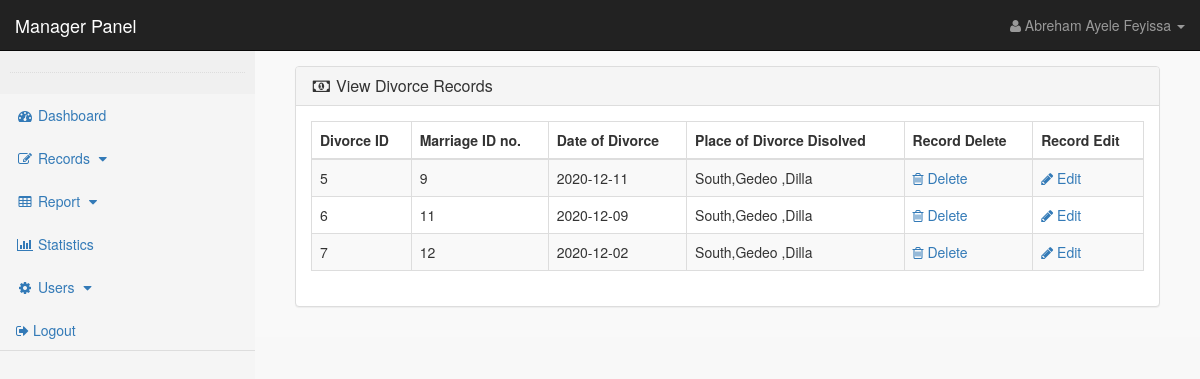
/users/manager.php?view_divorce_records&lang=eng (signed in), run on the app's committed database.
### tables this page shows
CREATE TABLE `user` (
  `user_id` int(10) NOT NULL,
  `user_name` varchar(255) NOT NULL,
  `user_email` varchar(255) NOT NULL,
  `user_pass` varchar(255) NOT NULL,
  `user_image` text NOT NULL,
  `user_address` text NOT NULL,
  `user_bid` int(11) NOT NULL,
  `user_position` text NOT NULL,
  `user_confrim_code` text NOT NULL,
  `user_contact` text NOT NULL,
  `user_job` text NOT NULL,
  `user_manager_id` int(11) NOT NULL,
  `user_role` text NOT NULL,
  `user_about` text NOT NULL
);

CREATE TABLE `divorce_records` (
  `divorce_id` int(10) NOT NULL,
  `mid` int(10) NOT NULL,
  `dod` date NOT NULL,
  `dodr` date NOT NULL,
  `doc` date NOT NULL,
  `registrar_full_name` int(11) NOT NULL,
  `registrar_id` int(10) NOT NULL,
  `d_cause` text NOT NULL,
  `region` varchar(255) NOT NULL,
  `zone` varchar(255) NOT NULL,
  `woreda` varchar(255) NOT NULL
);

### users/view_divorce_records.php (the view, shortened to what this page needs)
<?php
if(!isset($_SESSION['user_email'])){
echo "<script>window.open('login.php','_self')</script>";
}
else {
?>
<div class="row">
<div class="col-lg-12" >
<ol class="breadcrumb" >
<li class="active" >
</li>
</ol>
</div>
</div>
<div class="row" >
<div class="col-lg-12" >
<div class="panel panel-default" >
<div class="panel-heading" >
<h3 class="panel-title" >
<i class="fa fa-money fa-fw" ></i> View Divorce Records
</h3>
</div>
<div class="panel-body" >
<div class="table-responsive" >
<table class="table table-bordered table-hover table-striped" >
<thead>
<tr>
<th>Divorce ID</th>
<th>Marriage ID no.</th>
<th>Date of Divorce</th>
<th>Place of Divorce Disolved</th>
<th>Record Delete</th>
<th>Record Edit</th>
</tr>
</thead>
<tbody>
<?php
$get_record = "select * from divorce_records ";
$run_record = mysqli_query($con,$get_record);
while($row_record=mysqli_fetch_array($run_record)){
    $divorce_id = $row_record['divorce_id'];
    $mid=$row_record['mid'];
    $pdd=$row_record['region'].','.$row_record['zone'].' ,'.$row_record['woreda'];
    $dod=$row_record['dod'];
?>
<tr>
<td><?php echo $divorce_id; ?></td>
<td> <?php echo $mid; ?></td>
<td>
<?php
echo $dod;
?>
</td>
<td> <?php echo $pdd; ?> </td>
<td>
<a href="index.php?delete_divorce_record=<?php echo $divorce_id; ?>">
<i class="fa fa-trash-o"> </i> Delete
</a>
</td>
<td>
<a href="index.php?edit_divorce_record=<?php echo $divorce_id; ?>">
<i class="fa fa-pencil"> </i> Edit
</a>
</td>
</tr>
<?php } ?>
</tbody>
</table>
</div>
</div>
</div>
</div>
</div>
<?php } ?>

### users/includes/manager_sidebar.php (shortened to what this page needs)
<nav class="navbar navbar-inverse  navbar-fixed-top ">
    <div class="navbar-header">
        <a class="navbar-brand" href="manager.php?dashboard">Manager Panel</a>
    </div>
    <ul class="nav navbar-right top-nav" >
        <li class="dropdown">
            <a href="#" class="dropdown-toggle" data-toggle="dropdown">
                <i class="fa fa-user"></i>
                <?php echo $user_name; ?> <b class="caret"></b>
            </a>
        </li>
    </ul>
    <div class="  collapse navbar-collapse navbar-ex1-collapse">
        <div class="nav navbar-nav side-nav " style="background-color: whitesmoke;">
            <div style=" background:#f0f0f0; padding: 10px; ">
                <hr class="dotted short">
            </div>
            <div class="">
            <ul class="nav nav-tabs nav-stacked" style="background: whitesmoke;">
                <li class="<?php if(isset($_GET['dashboard'])){ echo "active"; } ?>">
                    <a href="manager.php?dashboard&lang=eng"> <i class="fa fa-fw fa-dashboard"> </i> Dashboard </a>
                </li>
                <li>
                    <a href="#" data-toggle="collapse" data-target="#records">
                        <i class="fa fa-fw fa-edit"></i> Records
                        <i class="fa fa-fw fa-caret-down"></i>
                    </a>
                </li>
                <li class="<?php if(isset($_GET['user_report'])||isset($_GET['reg_report'])){ echo "active"; } ?>">
                    <a href="#" data-toggle="collapse" data-target="#reports">
                        <i class="fa fa-fw fa-table"></i> Report
                        <i class="fa fa-fw fa-caret-down"></i>
                    </a>
                </li>
                <li>
                <li class="<?php if(isset($_GET['manager_stat'])){ echo "active"; } ?>">
                    <a href="manager.php?manager_stat&lang=eng"><i class="fa fa-fw fa-bar-chart"></i> Statistics </a>
                </li>
                <li>
                    <a href="#" data-toggle="collapse" data-target="#users">
                        <i class="fa fa-fw fa-gear"></i> Users
                        <i class="fa fa-fw fa-caret-down"></i>
                    </a>
                </li>
                <li>
                    <a href="logout.php"> <i class="fa fa-sign-out"></i> Logout </a>
                </li>
            </ul>
            </div>
        </div>
    </div>
</nav>

### users/styles/style.css (style rules this page uses)
body { margin-top: 100px; }
@media (min-width: 768px) { body { margin-top: 50px; } }
.top-nav { padding: 0 15px; }
.top-nav>li { display: inline-block; float: left; }
.top-nav>li>a { padding-top: 15px; padding-bottom: 15px; line-height: 20px; color: #999; }
@media (min-width: 768px) { .side-nav { position: fixed; top: 51px; width: 255px; border-radius: 0; overflow-y: auto; background-color: #222; bottom: 0; overflow-x: hidden; padding-bottom: 40px; } }
.panel-body { border-radius: 5px; }
hr { border: 0; height: 1px; margin: 22px 0 22px 0; }
hr.dotted { height: 0; border-bottom: 1px dotted #ddd; margin: 11px 0 11px 0; }

### users/styles/main.css (style rules this page uses)
body { background-color: rgb(248, 248, 248); }
.row { margin: 0px auto; }

### data on the page
user: user_name "Abreham Ayele Feyissa"
divorce_records: divorce_id "5", mid "9", dod "2020-12-11", pdd "South,Gedeo ,Dilla"
divorce_records: divorce_id "6", mid "11", dod "2020-12-09", pdd "South,Gedeo ,Dilla"
divorce_records: divorce_id "7", mid "12", dod "2020-12-02", pdd "South,Gedeo ,Dilla"
